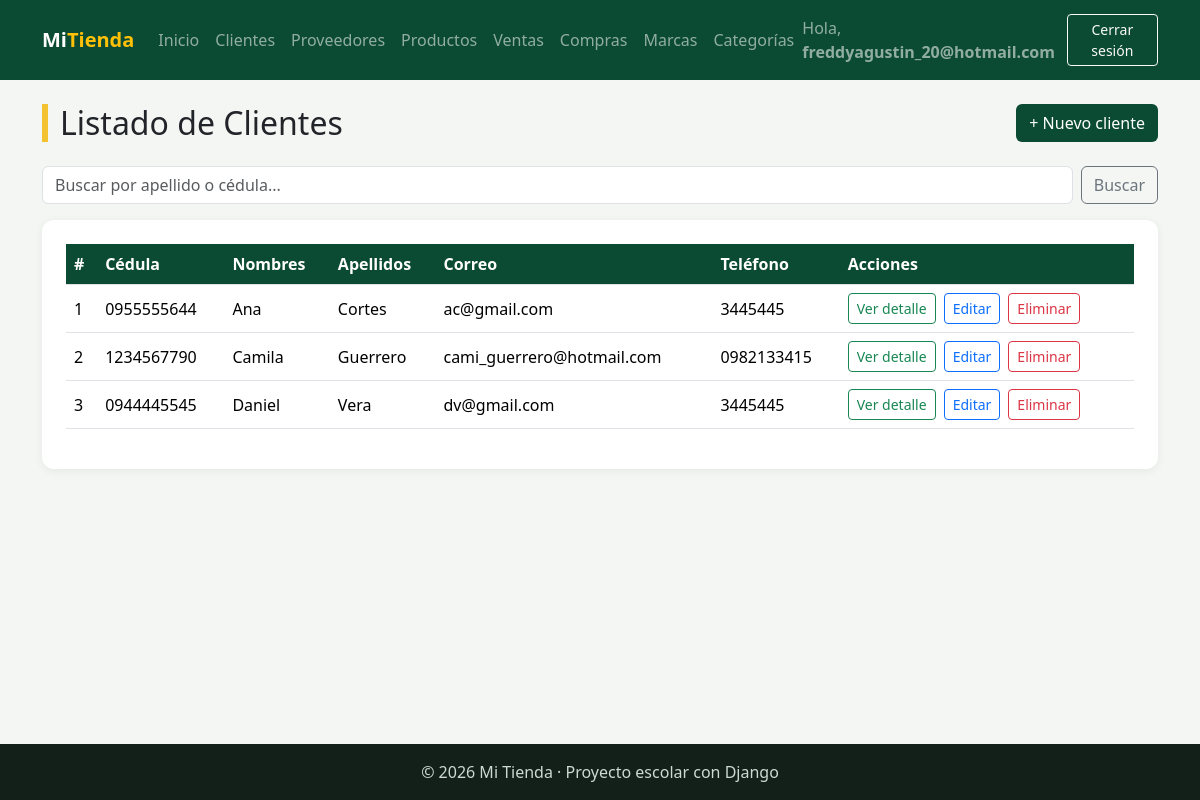
Page /facturacion/clientes/ (signed in) on the committed database.
### facturacion/models.py (models this page shows, shortened)
class ModeloBase(models.Model):
    user = models.ForeignKey(                    # 1:N con User: un usuario registra muchos registros
        User,
        on_delete=models.SET_NULL,               # Si borran al usuario, el registro se queda con user vacío
        null=True,                               # SET_NULL necesita que la columna acepte NULL
        blank=True,
        editable=False,                          # No aparece en formularios: lo llena la VISTA, no la persona
        related_name="%(class)s_registrados",    # %(class)s = nombre del modelo → user.producto_registrados
        verbose_name="Registrado por",
    )
    fecha_creacion = models.DateTimeField("Fecha de creación", auto_now_add=True)   # Se llena sola al CREAR
    fecha_modificacion = models.DateTimeField("Última modificación", auto_now=True) # Se actualiza sola en CADA save()
    class Meta:
        abstract = True                          # ← LA CLAVE: modelo "molde", sin tabla propia

class Cliente(ModeloBase):
    cedula = models.CharField("Cédula", max_length=10, unique=True)
    nombres = models.CharField(max_length=80)
    apellidos = models.CharField(max_length=80)
    email = models.EmailField("Correo", blank=True)
    telefono = models.CharField("Teléfono", max_length=15, blank=True)
    direccion = models.CharField("Dirección", max_length=200, blank=True)
    class Meta:
        verbose_name = "Cliente"
        verbose_name_plural = "Clientes"
        ordering = ["apellidos", "nombres"]

### facturacion/views.py (the view)
# urls.py: path("clientes/", views.ClienteListView.as_view(), name="cliente_lista"),
class ClienteListView(LoginRequiredMixin, ListView):
    model = Cliente
    template_name = "facturacion/cliente_lista.html"
    context_object_name = "clientes"
    paginate_by = 5
    extra_context = {"titulo": "Clientes"}
    def get_queryset(self):
        clientes = super().get_queryset()
        q = self.request.GET.get("q", "").strip()
        if q:
            clientes = clientes.filter(
                Q(apellidos__icontains=q) |
                Q(cedula__icontains=q)
            )
        return clientes
    def get_context_data(self, **kwargs):
        contexto = super().get_context_data(**kwargs)
        contexto["q"] = self.request.GET.get("q", "")
        return contexto

### facturacion/templates/facturacion/cliente_lista.html (shortened to what this page needs)
{% extends "base.html" %}
{% block contenido %}
<div class="d-flex justify-content-between align-items-center mb-4">
    <h2 class="titulo-pagina mb-0">
        Listado de Clientes
    </h2>
    <a href="{% url 'facturacion:cliente_crear' %}"
       class="btn btn-verde">
        + Nuevo cliente
    </a>
</div>
<form method="get" class="d-flex gap-2 mb-3">
    <input type="text"
           name="q"
           value="{{ q }}"
           class="form-control"
           placeholder="Buscar por apellido o cédula...">
    <button type="submit" class="btn btn-outline-secondary">
        Buscar
    </button>
</form>
<div class="tarjeta table-responsive">
    <table class="table table-hover align-middle">
        <thead>
            <tr>
                <th>#</th>
                <th>Cédula</th>
                <th>Nombres</th>
                <th>Apellidos</th>
                <th>Correo</th>
                <th>Teléfono</th>
               <th>Acciones</th>
            </tr>
        </thead>
        <tbody>
            {% for cliente in clientes %}
            <tr>
                <td>{{ forloop.counter }}</td>
                <td>{{ cliente.cedula }}</td>
                <td>{{ cliente.nombres }}</td>
                <td>{{ cliente.apellidos }}</td>
                <td>{{ cliente.email|default:"—" }}</td>
                <td>{{ cliente.telefono|default:"—" }}</td>
       <td>
           <div class="d-flex gap-2">
               <a href="{% url 'facturacion:cliente_detalle' cliente.pk %}"
                  class="btn btn-sm btn-outline-success">
                   Ver detalle
                </a>
                <a href="{% url 'facturacion:cliente_editar' cliente.pk %}"
                   class="btn btn-sm btn-outline-primary">
                    Editar
                </a>
                <a href="{% url 'facturacion:cliente_eliminar' cliente.pk %}"
                   class="btn btn-sm btn-outline-danger">
                    Eliminar
                </a>
            </div>
        </td>
            </tr>
            {% empty %}
            <tr>
                <td colspan="7" class="text-center py-3">
                    No hay clientes registrados.
                </td>
            </tr>
            {% endfor %}
        </tbody>
    </table>
</div>
{% endblock %}

### templates/base.html (shortened to what this page needs)
{% load static %}
<!DOCTYPE html>
<html lang="es">
<head>
    <link href="https://cdn.jsdelivr.net/npm/bootstrap@5.3.3/dist/css/bootstrap.min.css" rel="stylesheet">
    <link rel="stylesheet" href="{% static 'css/estilos.css' %}">
</head>
<body>
    <nav class="navbar navbar-expand-lg navbar-dark barra">
        <div class="container">
            <a class="navbar-brand fw-bold" href="{% url 'home' %}">Mi<span class="text-warning">Tienda</span></a>
            <div class="collapse navbar-collapse" id="menu">
                <ul class="navbar-nav me-auto">
                    <li class="nav-item"><a class="nav-link" href="{% url 'home' %}">Inicio</a></li>
                    {% if user.is_authenticated %}
                        <li class="nav-item"><a class="nav-link" href="{% url 'facturacion:cliente_lista' %}">Clientes</a></li>
                        <li class="nav-item"><a class="nav-link" href="{% url 'facturacion:proveedor_lista' %}">Proveedores</a></li>
                        <li class="nav-item"><a class="nav-link" href="{% url 'facturacion:producto_lista' %}">Productos</a></li>
                        <li class="nav-item"><a class="nav-link" href="{% url 'facturacion:venta_lista' %}">Ventas</a></li>
                        <li class="nav-item"><a class="nav-link" href="{% url 'facturacion:compra_lista' %}">Compras</a></li>
                        <li class="nav-item"><a class="nav-link" href="{% url 'facturacion:marca_lista' %}">Marcas</a></li>
                        <li class="nav-item"><a class="nav-link" href="{% url 'facturacion:categoria_lista' %}">Categorías</a></li>
                    {% endif %}
                </ul>
                <ul class="navbar-nav align-items-lg-center gap-2">
                    {% if user.is_authenticated %}
                        <li class="nav-item navbar-text">Hola, <b>{{ user.username }}</b></li>
                        <li class="nav-item">
                            <form method="post" action="{% url 'logout' %}" class="m-0">
                                <button type="submit" class="btn btn-sm btn-outline-light">Cerrar sesión</button>
                            </form>
                        </li>
                    {% else %}
                        <li class="nav-item"><a class="nav-link" href="{% url 'login' %}">Ingresar</a></li>
                        <li class="nav-item"><a class="btn btn-sm btn-warning" href="{% url 'registro' %}">Crear cuenta</a></li>
                    {% endif %}
                </ul>
            </div>
        </div>
    </nav>
    <main class="container py-4">
        {% block contenido %}{% endblock %}
    </main>
    <footer class="pie text-center py-3">© 2026 Mi Tienda · Proyecto escolar con Django</footer>
</body>
</html>

### static/css/estilos.css (style rules this page uses)
:root { --verde: #0c4b33; --verde-claro: #2f9e6e; --amarillo: #f2c230; }
body { background-color: #f3f6f2; min-height: 100vh; display: flex; flex-direction: column; }
main { flex: 1; }
.barra { background-color: var(--verde); }
.titulo-pagina { border-left: 6px solid var(--amarillo); padding-left: 12px; }
.tarjeta { background: white; border-radius: 12px; padding: 24px; box-shadow: 0 2px 10px rgba(0,0,0,.06); }
.table thead th { background-color: var(--verde); color: white; }
.btn-verde { background-color: var(--verde); color: white; }
.pie { background-color: #13201a; color: #cfd8d3; }

### rows in the picture
Cliente: cedula "0955555644", nombres "Ana", apellidos "Cortes", email "ac@gmail.com", telefono "3445445"
Cliente: cedula "1234567790", nombres "Camila", apellidos "Guerrero", email "cami_guerrero@hotmail.com", telefono "0982133415"
Cliente: cedula "0944445545", nombres "Daniel", apellidos "Vera", email "dv@gmail.com", telefono "3445445"

### other values in the picture
{{ user.username }} "freddyagustin_20@hotmail.com"
